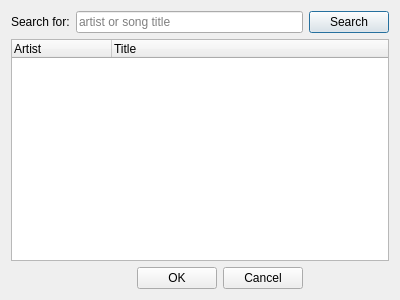
<?xml version="1.0" encoding="UTF-8"?>
<ui version="4.0">
 <class>SongSearchDialog</class>
 <widget class="QDialog" name="SongSearchDialog">
  <property name="geometry">
   <rect>
    <x>0</x>
    <y>0</y>
    <width>400</width>
    <height>300</height>
   </rect>
  </property>
  <property name="windowTitle">
   <string>Search for song or artist</string>
  </property>
  <layout class="QGridLayout" name="gridLayout">
   <item row="0" column="0">
    <widget class="QLabel" name="label">
     <property name="text">
      <string>Search for:</string>
     </property>
    </widget>
   </item>
   <item row="0" column="1">
    <widget class="QLineEdit" name="leSearch">
     <property name="placeholderText">
      <string>artist or song title</string>
     </property>
    </widget>
   </item>
   <item row="0" column="2">
    <widget class="QPushButton" name="btnSearch">
     <property name="text">
      <string>Search</string>
     </property>
     <property name="default">
      <bool>true</bool>
     </property>
    </widget>
   </item>
   <item row="1" column="0" colspan="3">
    <widget class="QTreeWidget" name="treeWidget">
     <property name="rootIsDecorated">
      <bool>false</bool>
     </property>
     <property name="itemsExpandable">
      <bool>false</bool>
     </property>
     <property name="allColumnsShowFocus">
      <bool>true</bool>
     </property>
     <column>
      <property name="text">
       <string>Artist</string>
      </property>
     </column>
     <column>
      <property name="text">
       <string>Title</string>
      </property>
     </column>
    </widget>
   </item>
   <item row="2" column="0" colspan="2">
    <widget class="QDialogButtonBox" name="buttonBox">
     <property name="orientation">
      <enum>Qt::Horizontal</enum>
     </property>
     <property name="standardButtons">
      <set>QDialogButtonBox::Cancel|QDialogButtonBox::Ok</set>
     </property>
    </widget>
   </item>
  </layout>
 </widget>
 <tabstops>
  <tabstop>leSearch</tabstop>
  <tabstop>btnSearch</tabstop>
  <tabstop>buttonBox</tabstop>
 </tabstops>
 <resources/>
 <connections>
  <connection>
   <sender>buttonBox</sender>
   <signal>accepted()</signal>
   <receiver>SongSearchDialog</receiver>
   <slot>accept()</slot>
   <hints>
    <hint type="sourcelabel">
     <x>248</x>
     <y>254</y>
    </hint>
    <hint type="destinationlabel">
     <x>157</x>
     <y>274</y>
    </hint>
   </hints>
  </connection>
  <connection>
   <sender>buttonBox</sender>
   <signal>rejected()</signal>
   <receiver>SongSearchDialog</receiver>
   <slot>reject()</slot>
   <hints>
    <hint type="sourcelabel">
     <x>316</x>
     <y>260</y>
    </hint>
    <hint type="destinationlabel">
     <x>286</x>
     <y>274</y>
    </hint>
   </hints>
  </connection>
 </connections>
</ui>
